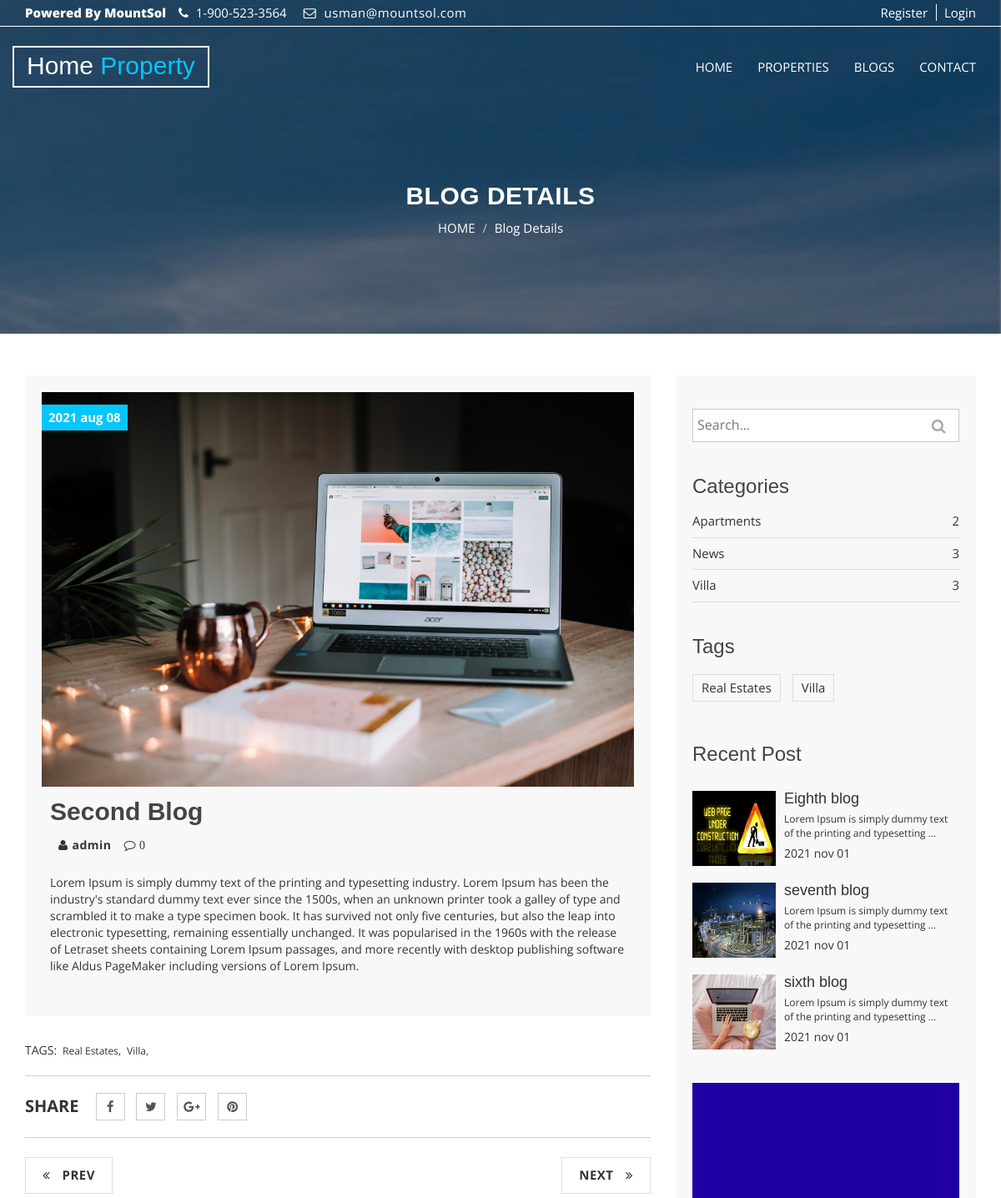
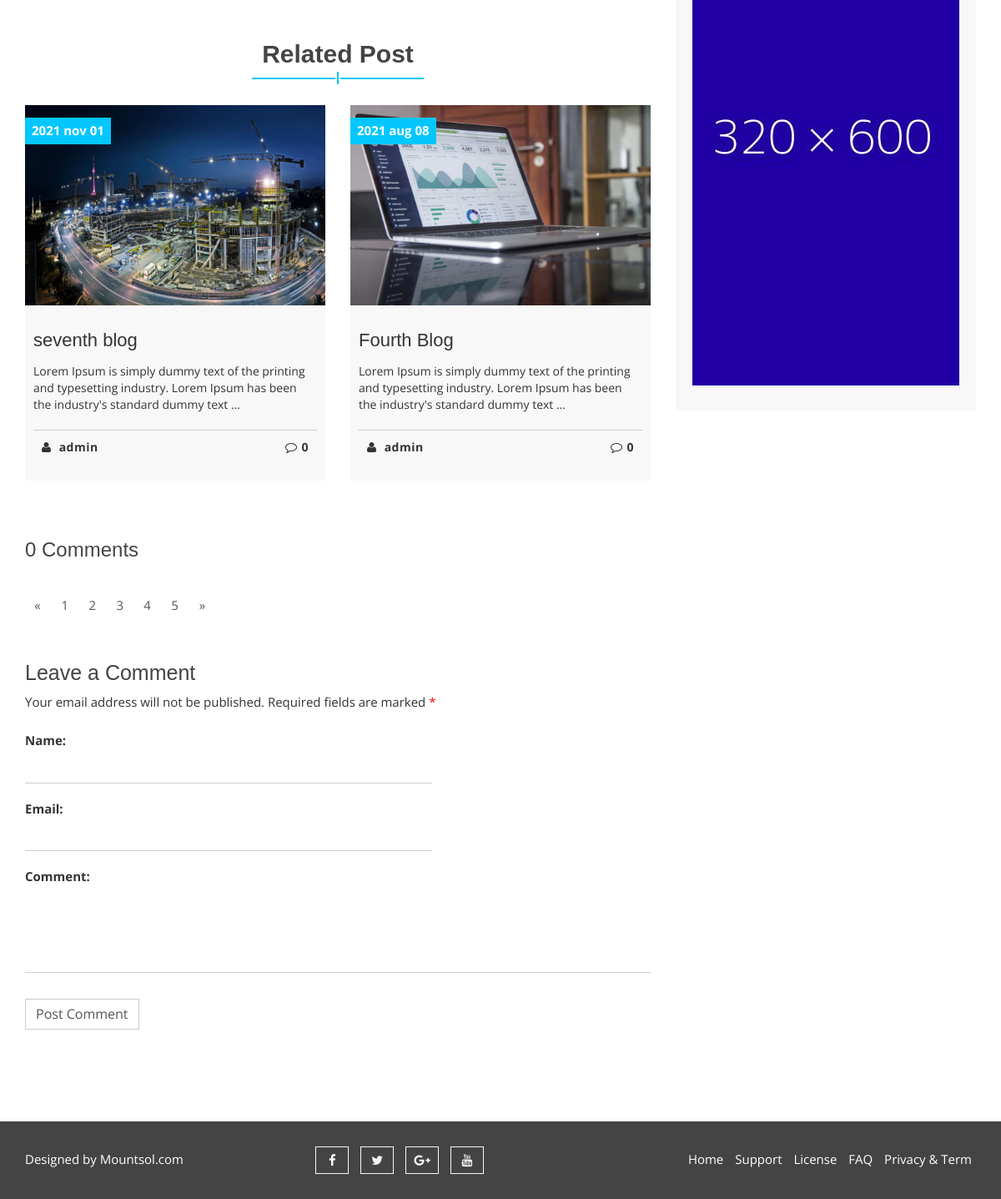
Screenshot of /blogs/2 with the database file from the repository (2 pictures, top to bottom).
### blog/models.py (models this page shows, shortened)
class Blog(models.Model):
    title = models.CharField(max_length=55, verbose_name='Title')
    author = models.ForeignKey(User, verbose_name='Author', on_delete = models.CASCADE, blank=False, null=False)
    category = models.ForeignKey("Category", related_name="blog", verbose_name='Category', on_delete=models.CASCADE, blank=True, null=True)
    tag = models.ManyToManyField("Tag", related_name="blogs", verbose_name='Tags', blank=True)
    image = models.ImageField(upload_to='blogs/', verbose_name='Image')
    content = RichTextField()
    slug = AutoSlugField(populate_from='title')
    pub_date = models.DateTimeField(auto_now_add=True)
    update_date = models.DateTimeField(auto_now=True)
    def get_absolute_url(self):
        return reverse('blog:Blog-Detail', kwargs={"pk": self.pk})
    class Meta:
        ordering = ('-pub_date',)

class Tag(models.Model):
    title = models.CharField(max_length=55, verbose_name='Title')
    slug = AutoSlugField(populate_from='title')
    pub_date = models.DateTimeField(auto_now_add=True)
    def __str__(self):
        return self.title
    def get_absolute_url(self):
        return reverse("blog:Blog-Tag", kwargs={"tag": self.slug})

class Category(models.Model):
    title = models.CharField(max_length=55, verbose_name='Title')
    slug = AutoSlugField(populate_from='title')
    pub_date = models.DateTimeField(auto_now_add=True)
    def get_absolute_url(self):
        return reverse("blog:Blog-Category", kwargs={"category": self.slug})
    class Meta:
        verbose_name_plural = "Catrgories"

### blog/views.py (the view, shortened to what this page needs)
# urls.py: path("blogs/<int:pk>", views.BlogDetail.as_view(), name="Blog-Detail"),
class BlogDetail(DetailView, FormMixin):
    model = Blog
    template_name = "blog/blog_detail.html"
    context_object_name = "blog"
    form_class = CommentForm
    success_url = "/"
    def get_context_data(self, *args, **kwargs):
        context = super(BlogDetail, self).get_context_data(*args, **kwargs)
        context["related_posts"] = (
            Blog.objects.filter(category=self.object.category)
            .select_related("author")
            .prefetch_related("comments")
            .exclude(id=self.object.pk)[:2]
        )
        return context
    def get_object(self, queryset=None):
        return Blog.objects.filter(pk=self.kwargs.get("pk")).select_related("author").prefetch_related("comments").first()

### blog/forms.py
class CommentForm(forms.ModelForm):
    comment = forms.CharField(widget=forms.Textarea(attrs={'style':'resize:none;'}))
    class Meta:
        model = Comments
        fields = ('name', 'email', 'comment')

### blog/context_processors.py (called while the page is built)
def blog_context(request):
    categories = Category.objects.all().annotate(num_blogs=Count("blog"))
    tags = Tag.objects.all()
    recent_posts = Blog.objects.order_by("-pub_date")[:3]
    return {"categories": categories, "tags": tags, "recent_posts": recent_posts}

### property/context_processors.py (called while the page is built, shortened)
def global_context(request):
    return {}

### blog/templates/blog/blog_detail.html (shortened to what this page needs)
{% extends 'base.html' %}
{% load static %}
{% block content %}
  <section id="aa-property-header">
    <div class="container">
      <div class="row">
        <div class="col-md-12">
          <div class="aa-property-header-inner">
            <h2>Blog Details</h2>
            <ol class="breadcrumb">
            <li><a href="#">HOME</a></li>
            <li class="active">Blog Details</li>
          </ol>
          </div>
        </div>
      </div>
    </div>
  </section>
  <section id="aa-blog">
    <div class="container">
      <div class="row">
        <div class="col-md-12">
          <div class="aa-blog-area">
            <div class="row">
              <div class="col-md-8">
                <div class="aa-blog-content">
                  <div class="row">
                    <div class="col-md-12">
                      <article class="aa-blog-single aa-blog-details">
                        <figure class="aa-blog-img">
                          <a href="#"><img alt="img" src="{{blog.image.url}}"></a>
                          <span class="aa-date-tag">{{blog.pub_date|date:"Y b d"}}</span>
                        </figure>
                        <div class="aa-blog-single-content">
                          <h2>{{blog.title}}</h2>
                          <div class="aa-blog-single-bottom">
                            <a class="aa-blog-author" href="#"><i class="fa fa-user"></i>{{blog.author}}</a>
                            <a class="aa-blog-comments" href="#"><i class="fa fa-comment-o"> {{blog.comments.count}}</i></a>
                          </div>
                          <p>{{blog.content|safe}}</p>
                        </div>
                      </article>
                    </div>
                    <div class="col-md-12">
                      <div class="aa-blog-post-tag">
                        <ul>
                          <li>TAGS:</li>
                          {% for tag in tags %}
                          <li><a href="{% url 'blog:Blog-Tag' tag.slug %}">{{tag}},</a></li>
                          {% endfor %}
                        </ul>
                      </div>
                    </div>
                    <div class="col-md-12">
                      <div class="aa-properties-social">
                       <ul>
                         <li>Share</li>
                         <li><a href="#"><i class="fa fa-facebook"></i></a></li>
                         <li><a href="#"><i class="fa fa-twitter"></i></a></li>
                         <li><a href="#"><i class="fa fa-google-plus"></i></a></li>
                         <li><a href="#"><i class="fa fa-pinterest"></i></a></li>
                       </ul>
                     </div>
                    </div>
                    <div class="col-md-12">
                      <div class="aa-blog-navigation">
                        <div class="aa-blog-pagination-left">
                          <a href="{{blog.get_previous_by_pub_date.get_absolute_url}}" class="aa-prev">
                            <span class="fa fa-angle-double-left">
                            </span>
                            PREV
                          </a>
                        </div>
                        <div class="aa-blog-pagination-right">
                          <a href="{{blog.get_next_by_pub_date.get_absolute_url}}" class="aa-next">
                            NEXT
                            <span class="fa fa-angle-double-right">
                            </span>
                          </a>
                        </div>
                      </div>
                    </div>
                    <div class="col-md-12">
                      <div class="aa-blog-related-post">
                        <div class="aa-title">
                          <h2>Related Post</h2>
                          <span></span>
                        </div>
                        <div class="aa-blog-related-post-area">
                          <div class="row">
                          {% for post in related_posts %}
                            <div class="col-md-6 col-sm-6">
                              <article class="aa-blog-single">
                                <figure class="aa-blog-img">
                                  <a href="#"><img src="{{post.image.url}}" alt="img"></a>
                                  <span class="aa-date-tag">{{post.pub_date|date:"Y b d"}}</span>
                                </figure>
                                <div class="aa-blog-single-content">
                                  <h3><a href="{{post.get_absolute_url}}">{{post.title}}</a></h3>
                                  <p>{{post.content|safe|truncatewords:20}}</p>
                                  <div class="aa-blog-single-bottom">
                                    <a href="#" class="aa-blog-author"><i class="fa fa-user"></i> {{post.author}}</a>
                                    <a href="#" class="aa-blog-comments"><i class="fa fa-comment-o"></i>{{post.comments.count}}</a>
                                  </div>
                                </div>
                              </article>
                            </div>
                          {% endfor %}
                          </div>
                        </div>
                      </div>
                    </div>
                    <div class="col-md-12">
                      <div class="aa-comments-area">
                        <h3>{{blog.comments.all.count}} Comments</h3>
                        <div class="comments">
                          <nav>
                            <ul class="pagination comments-pagination">
                              <li>
                                <a aria-label="Previous" href="#">
                                  <span aria-hidden="true">«</span>
                                </a>
                              </li>
                              <li><a href="#">1</a></li>
                              <li><a href="#">2</a></li>
                              <li><a href="#">3</a></li>
                              <li><a href="#">4</a></li>
                              <li><a href="#">5</a></li>
                              <li>
                                <a aria-label="Next" href="#">
                                  <span aria-hidden="true">»</span>
                                </a>
                              </li>
                            </ul>
                          </nav>
                        </div>
                      </div>
                    </div>
                    <div class="col-md-12">
                      <div id="respond">
                        <h3 class="reply-title">Leave a Comment</h3>
                        <form id="commentform" method="POST">
                          <p class="comment-notes">
                            Your email address will not be published. Required fields are marked <span class="required">*</span>
                          </p>
                          {{form.as_p}}
                          <p class="form-submit">
                            <input type="submit" value="Post Comment" class="aa-browse-btn" name="submit">
                          </p>
                        </form>
                      </div>
                    </div>
                  </div>
                </div>
              </div>
              {% include 'blog/sidebar.html' %}
            </div>
          </div>
        </div>
      </div>
    </div>
  </section>
{% endblock content %}

### blog/templates/blog/sidebar.html
{%load static%}
<div class="col-md-4">
    <aside class="aa-blog-sidebar">
        <div class="aa-blog-sidebar-single">
            <form action="{% url 'blog:Blog-Search' %}" method="GET">
                <div class="aa-blog-search">
                <input class="aa-search-text" type="text" name="q" placeholder="Search...">
                <button class="aa-search-submit" type="submit">
                    <i class="fa fa-search"></i>
                </button>
                </div>
            </form>
        </div>
        <div class="aa-blog-sidebar-single">
            <h3>Categories</h3>
            <ul class="aa-blog-catg">
            {% for category in categories %}
                <li><a href="{{category.get_absolute_url}}">{{category.title}}</a><span>{{category.num_blogs}}</span></li>
            {% endfor %}
            </ul>
        </div>
        <div class="aa-blog-sidebar-single">
            <h3>Tags</h3>
            <div class="tag-cloud">
            {% for tag in tags %}
                <a href="{{tag.get_absolute_url}}">{{tag.title}}</a>
            {% endfor %}
            </div>
        </div>
        <div class="aa-blog-sidebar-single">
            <h3>Recent Post</h3>
            <div class="aa-blog-recent-post">
            {% for post in recent_posts %}
                <div class="media">
                    <div class="media-left">
                        <a href="{{post.get_absolute_url}}">
                            <img alt="img" src="{{post.image.url}}" class="media-object">
                        </a>
                    </div>
                    <div class="media-body">
                        <h4 class="media-heading"><a href="{{post.get_absolute_url}}">{{post.title}}</a></h4>
                        <p>{{post.content|truncatewords:10|safe}}</p>
                        <span>{{post.pub_date|date:"Y b d"}}</span>
                    </div>
                </div>
            {%endfor%}
            </div>
        </div>
        <div class="aa-blog-sidebar-single">
            <div class="aa-banner-ads">
                <a href="#">
                <img src="{%static 'img/banner-ads.jpg'%}" alt="banner img">
                </a>
            </div>
        </div>
    </aside>
</div>

### static/css/theme-color/default-theme.css (style rules this page uses)
h2 { color: #03C7FC; }
.aa-title span { background-color: #03C7FC; }
.aa-title span:before { background-color: #03C7FC; }
.aa-title span:after { background-color: #03C7FC; }
.aa-blog-single .aa-date-tag { background-color: #03C7FC; }
#aa-property-header .aa-property-header-inner .breadcrumb li.active { color: #03C7FC; }

### rows the page displays
Blog: image (picture), pub_date "2021 aug 08", title "Second Blog", author "admin", comments.count "0", content "Lorem Ipsum is simply dummy text of the printing and typesetting industry. Lorem Ipsum has been the industry's standard dummy text ever since the 1500s, when an unknown printer took a galley of type and scrambled it to make a type specimen book. It has survived not only five centuries, but also the leap into electronic typesetting, remaining essentially unchanged. It was popularised in the 1960s with the release of Letraset sheets containing Lorem Ipsum passages, and more recently with desktop publishing software like Aldus PageMaker including versions of Lorem Ipsum.", comments.all.count "0"
Tag: title "Real Estates"
Tag: title "Villa"
Blog: image (picture), pub_date "2021 nov 01", title "seventh blog", content "Lorem Ipsum is simply dummy text of the printing and typesetting industry. Lorem Ipsum has been the industry's standard dummy text …", author "admin", comments.count "0", content "Lorem Ipsum is simply dummy text of the printing and typesetting …"
Blog: image (picture), pub_date "2021 aug 08", title "Fourth Blog", content "Lorem Ipsum is simply dummy text of the printing and typesetting industry. Lorem Ipsum has been the industry's standard dummy text …", author "admin", comments.count "0"
Category: title "Apartments", num_blogs "2"
Category: title "News", num_blogs "3"
Category: title "Villa", num_blogs "3"
Blog: image (picture), title "Eighth blog", content "Lorem Ipsum is simply dummy text of the printing and typesetting …", pub_date "2021 nov 01"
Blog: image (picture), title "sixth blog", content "Lorem Ipsum is simply dummy text of the printing and typesetting …", pub_date "2021 nov 01"
